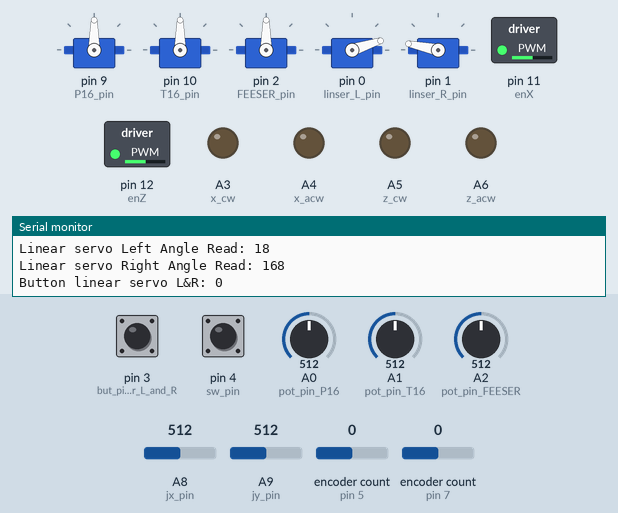
The sketch below on a simulated Teensy 4. Parts: 5 × servo, switched loads named in the sketch (green lamp = pin HIGH), output pins drawn as LEDs (lit = HIGH), the last lines printed to the serial monitor. The inputs (shaded band) are chosen by the test bench; at power-on: pin 3 (but_pin_linser_L_and_R) LOW, A0 (pot_pin_P16) = 512, A1 (pot_pin_T16) = 512, A2 (pot_pin_FEESER) = 512, A8 (jx_pin) = 512, pin 4 (sw_pin) HIGH, A9 (jy_pin) = 512, encoder count (sensors on pin 5, pin 7) 0.

Above: at 1.3 s.
1.4 s: pin 3 (but_pin_linser_L_and_R) pulled HIGH for 3.2 s
At 5.7 s:
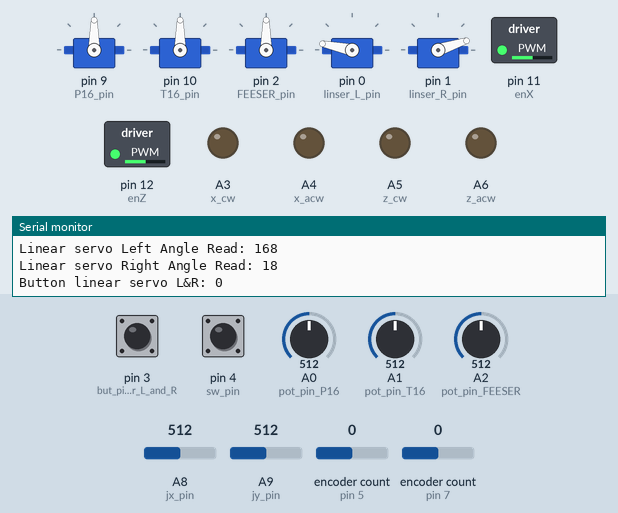
6.1 s: A0 (pot_pin_P16) set to 716
At 6.8 s:
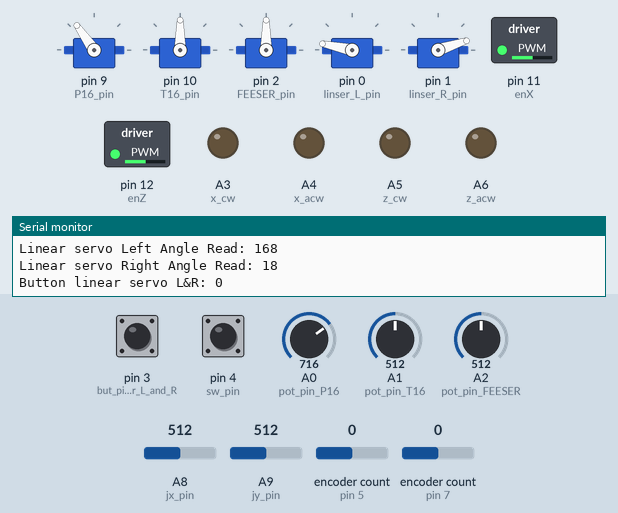
7.7 s: A1 (pot_pin_T16) set to 716
At 8.9 s:
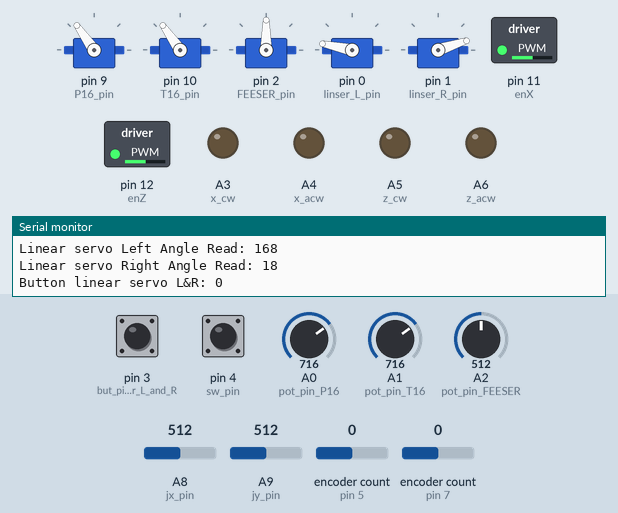
9.3 s: A2 (pot_pin_FEESER) set to 716
At 9.6 s:
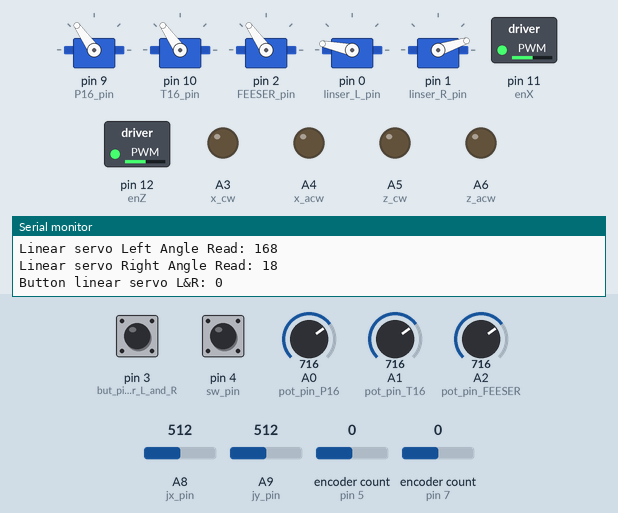
10.8 s: A8 (jx_pin) set to 195
12.3 s: A8 (jx_pin) set to 163
At 13.6 s:
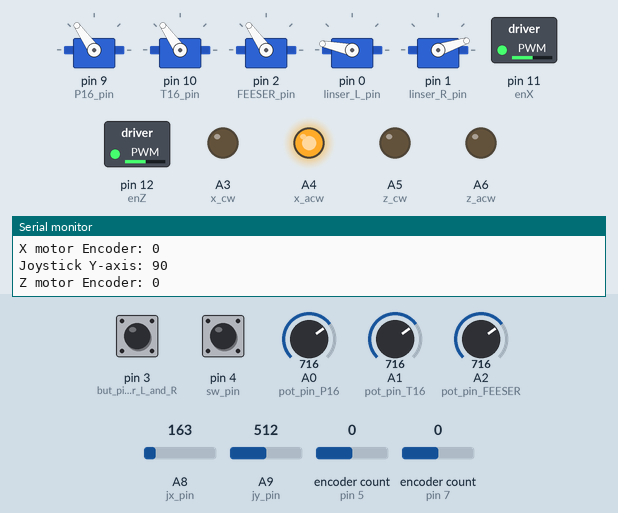
Timing chart, 0 to 14.8 s (numbered marks = the images above; inputs shaded):
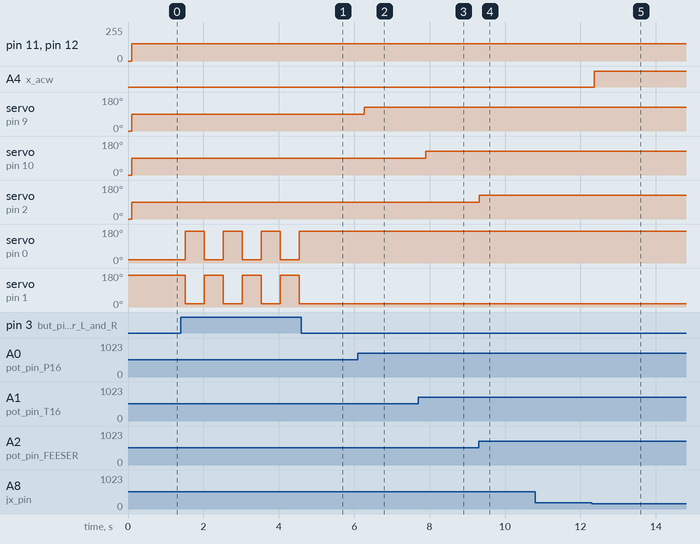

Measured:
- the behaviour switches between 177 and 176 on A8 (jx_pin) (found by bisection; images 4 and 5)
- after the input at 1.4 s, servo on pin 0 (linser_L_pin): alternates 168° for 0.50 s and 18° for 0.50 s, 7 changes in all, then stays 168°, starting after 0.13 s; servo on pin 1 (linser_R_pin): alternates 168° for 0.50 s and 18° for 0.50 s, 7 changes in all, then stays 18°, starting after 0.13 s
- after the input at 6.1 s, servo on pin 9 (P16_pin): 90° → 125° after 0.17 s
- after the input at 7.7 s, servo on pin 10 (T16_pin): 90° → 125° after 0.19 s
- after the input at 9.3 s, servo on pin 2 (FEESER_pin): 90° → 125° at once
- after the input at 12.3 s, A4 (x_acw): LOW → HIGH after 0.06 s

The sketch:

X-Z_DC_joy_P16_T16_servo_pot_linser_but.ino
```cpp
#include <PWMServo.h>
#include <Encoder.h>
#include <PID_v1.h>
#include <PIDController.h>
#include <FastPID.h>


PWMServo P16;  // create servo object for controlling servo
PWMServo T16;  // max 8 servos can be created
PWMServo FEESER;
PWMServo linser_L;
PWMServo linser_R;


int pot_pin_P16 = A0; //pin for potentiometer    A0 pin
int pot_pin_T16 = A1;
int pot_pin_FEESER = A2;
//int pot_pin_linser_L = A3;
//int pot_pin_linser_R = A4;
int but_pin_linser_L_and_R = 3;
int sw_pin = 4;
int jx_pin = A8;
int jy_pin = A9;
int x_en_pin_a = 5;
int x_en_pin_b = 6;
int z_en_pin_a = 7;
int z_en_pin_b = 8;
int x_cw = 17;
int x_acw = 18;
int z_cw = 19;
int z_acw = 20;
int enX = 11;
int enZ = 12;

Encoder X_motor_en(x_en_pin_a, x_en_pin_b);     //encoder object and the corresponding pins
Encoder Z_motor_en(z_en_pin_a, z_en_pin_b);

int P16_pos = 0;    // variable to store servo position
int T16_pos = 0;    // variable to store servo position
int FEESER_pos = 0;
int lower_angle = 18;
int upper_angle = 168;
int linser_L_pos = lower_angle;     //linear servo lower responsive angle as 18 deg and upper as 168 deg
int linser_R_pos = upper_angle;

int P16_pin = 9;  // servo pin for FS6530M feetech servo motor
int T16_pin = 10;  // servo pin for T16 actuonix linear actuator
int FEESER_pin = 2;
int linser_L_pin = 0;
int linser_R_pin = 1;


int pot_val_P16;
int pot_val_T16;
int pot_val_FEESER;
//int pot_val_linser_L;
//int pot_val_linser_R;
int but_L_and_R_state = 0;
int sw_val;
int jx_val;
int jy_val;

int pot_valmap_P16 = 0;
int pot_valmap_T16 = 0;
int pot_valmap_FEESER = 0;
//int pot_valmap_linser_L = 0;
//int pot_valmap_linser_R = 0;
int jx_valmap;
int jy_valmap;

long defXpos  = -999;
long defZpos = -999;

void setup() {
  // put your setup code here, to run once:
    Serial.begin(9600);

    pinMode(but_pin_linser_L_and_R, INPUT);
    pinMode(sw_pin, INPUT);
    digitalWrite(sw_pin, HIGH);

    P16.attach(P16_pin, 544, 2400);  // attached pin number on Teensy as defined above
    P16.write(P16_pos);
    T16.attach(T16_pin, 544, 2400);  // attached pin number on Teensy as defined above
    T16.write(T16_pos);
    FEESER.attach(FEESER_pin, 544, 2400);  // attached pin number on Teensy as defined above
    FEESER.write(FEESER_pos);
    linser_L.attach(linser_L_pin, 544, 2400);  // attached pin number on Teensy as defined above
    linser_L.write(linser_L_pos);
    linser_R.attach(linser_R_pin, 544, 2400);  // attached pin number on Teensy as defined above
    linser_R.write(linser_R_pos);
    pinMode(enX, OUTPUT);
    pinMode(enZ, OUTPUT);
    pinMode(x_cw, OUTPUT);
    pinMode(x_acw, OUTPUT);
    pinMode(z_cw, OUTPUT);
    pinMode(z_acw, OUTPUT);

  // Turn off motors - Initial state
    digitalWrite(x_cw, LOW);
    digitalWrite(x_acw, LOW);
    digitalWrite(z_cw, LOW);
    digitalWrite(z_acw, LOW);
    Serial.printf("P16 Angle Read %d\r\n", P16_pos);
    Serial.printf("T16 Angle Read %d\r\n", T16_pos);
    Serial.printf("FEETECH servo Angle Read %d\r\n", FEESER_pos);
    Serial.printf("linear servo Left Angle Read %d\r\n", linser_L_pos);
    Serial.printf("Linear servo Right Angle Read %d\r\n\n", linser_R_pos);
    delay(100);
}

void loop() {

  pot_val_P16 = analogRead(pot_pin_P16);
  pot_val_T16 = analogRead(pot_pin_T16);
  pot_val_FEESER = analogRead(pot_pin_FEESER);
  //pot_val_linser_L = analogRead(pot_pin_linser_L);
  //pot_val_linser_R = analogRead(pot_pin_linser_R);
  but_L_and_R_state = digitalRead(but_pin_linser_L_and_R);
  jx_val = analogRead(jx_pin);
  jy_val = analogRead(jy_pin);
  sw_val = digitalRead(sw_pin);

  P16_pos = P16.read();
  T16_pos = T16.read();
  FEESER_pos = FEESER.read();
  linser_L_pos = linser_L.read();
  linser_R_pos = linser_R.read();

  pot_valmap_P16 = map(pot_val_P16, 0, 1023, 0, 180);  //Map analog value from the sensor to the linear actuator
  pot_valmap_T16 = map(pot_val_T16, 0, 1023, 0, 180);
  pot_valmap_FEESER = map(pot_val_FEESER, 0, 1023, 0, 180);
  //pot_valmap_linser_L = map(pot_val_linser_L, 0, 1023, 0, 180);
  //pot_valmap_linser_R = map(pot_val_linser_R, 0, 1023, 0, 180);
  jx_valmap = map(jx_val, 0, 1023, 0, 180);
  jy_valmap = map(jy_val, 0, 1023, 0, 180);

  long newXpos, newZpos;
  newXpos = X_motor_en.read();
  newZpos = Z_motor_en.read();

  Serial.printf("P16 Angle Read: %d\r\n", P16_pos);
  Serial.printf("Potentiometer control P16: %d\r\n\n", pot_valmap_P16);
  Serial.printf("T16 Angle Read: %d\r\n", T16_pos);
  Serial.printf("Potentiometer control T16: %d\r\n\n", pot_valmap_T16);
  Serial.printf("FEETECH servo Angle Read: %d\r\n", FEESER_pos);
  Serial.printf("Potentiometer control Feetech Servo: %d\r\n\n", pot_valmap_FEESER);
  Serial.printf("Joystick Switch: %d\r\n", sw_val);
  Serial.printf("Joystick X-axis: %d\r\n", jx_valmap);
  // make serial print motor X encoder position
  Serial.printf("X motor Encoder: %d\r\n", newXpos);
  Serial.printf("Joystick Y-axis: %d\r\n", jy_valmap);
  // make serial print motor Z encoder position
  Serial.printf("Z motor Encoder: %d\r\n", newZpos);

  P16.write(pot_valmap_P16);
  T16.write(pot_valmap_T16);
  FEESER.write(pot_valmap_FEESER);
  //linser_L.write(pot_valmap_linser_L);
  //linser_R.write(pot_valmap_linser_R);


  //To extend Left shaft and Right shaft to shut the mechanism
  if (but_L_and_R_state == HIGH && linser_L_pos <= lower_angle && linser_R_pos >=upper_angle){
    linser_L.write(upper_angle);
    linser_R.write(lower_angle);
    delay(300);
  }
  else if (but_L_and_R_state == HIGH && linser_L_pos >= upper_angle && linser_R_pos <=lower_angle){
    linser_L.write(lower_angle);
    linser_R.write(upper_angle);
    delay(300);
  }

  // Set motors speed
  // For PWM maximum possible values are 0 to 255
  analogWrite(enX, 130);
  analogWrite(enZ, 130);


  if (jx_valmap > 30 && jx_valmap <150 && jy_valmap > 30 && jy_valmap <150){
    digitalWrite(x_cw, LOW);
    digitalWrite(x_acw, LOW);
    digitalWrite(z_cw, LOW);
    digitalWrite(z_acw, LOW);
  }

  while (jx_valmap >= 150){
    digitalWrite(x_cw, HIGH);
    digitalWrite(x_acw, LOW);
    digitalWrite(z_cw, LOW);
    digitalWrite(z_acw, LOW);
    jx_valmap = reread_X();
  }

  while (jx_valmap <= 30){
    digitalWrite(x_cw, LOW);
    digitalWrite(x_acw, HIGH);
    digitalWrite(z_cw, LOW);
    digitalWrite(z_acw, LOW);
    jx_valmap = reread_X();     //alternatively put those two lines within the function instead of this line
  }

  while (jy_valmap >= 150){
    digitalWrite(x_cw, LOW);
    digitalWrite(x_acw, LOW);
    digitalWrite(z_cw, HIGH);
    digitalWrite(z_acw, LOW);
    jy_valmap = reread_Z();
  }

  while (jy_valmap <= 30){
    digitalWrite(x_cw, LOW);
    digitalWrite(x_acw, LOW);
    digitalWrite(z_cw, LOW);
    digitalWrite(z_acw, HIGH);
    jy_valmap = reread_Z();
  }


  Serial.printf("Linear servo Left Angle Read: %d\r\n", linser_L_pos);
  //Serial.printf("Potentiometer control linear servo L: %d\r\n\n", pot_valmap_linser_L);
  Serial.printf("Linear servo Right Angle Read: %d\r\n", linser_R_pos);
  //Serial.printf("Potentiometer control linear servo R: %d\r\n\n", pot_valmap_linser_R);
  Serial.printf("Button linear servo L&R: %d\r\n\n", but_L_and_R_state);
  delay(200);


}

  ///Functions~///
///Function for re-reading the joystick x and y value within the motor control while loops
  int reread_X(){
    int jx_val;
    int jx_valmap;
    jx_val = analogRead(jx_pin);
    jx_valmap = map(jx_val, 0, 1023, 0, 180);
    return jx_valmap;
  }

  int reread_Z(){
    int jy_val;
    int jy_valmap;
    jy_val = analogRead(jy_pin);
    jy_valmap = map(jy_val, 0, 1023, 0, 180);
    return jy_valmap;
  }
  ///~Functions///

  ///old codes~///
  //  for (pos = 0; pos <= 180; pos += 1) { // goes from 0 degrees to 180 degrees
//    // in steps of 1 degree
//    P16.write(pos);              // tell servo to go to position in variable 'pos'
//    delay(30);                       // waits 15ms for the servo to reach the position
//  }
//  for (pos = 180; pos >= 0; pos -= 1) { // goes from 180 degrees to 0 degrees
//    P16.write(pos);              // tell servo to go to position in variable 'pos'
//    delay(30);                       // waits 15ms for the servo to reach the position
//  }

  ///~old codes///


  ///Spare~///
//      if (newXpos != defXpos || newZpos != defZpos) {
//
//    Serial.printf("X = %d\r\n", newXpos);
//    Serial.printf("Z = %d\r\n\n", newZpos);
//    defXpos = newXpos;
//    defZpos = newZpos;
//  }
//  // if a character is sent from the serial monitor,
//  // reset both back to zero.
//  if (Serial.available()) {
//    Serial.read();
//    Serial.printf("Reset both knobs to zero");
//    X_motor_en.write(0);
//    Z_motor_en.write(0);
//
//  }
  ///~Spare///
```
